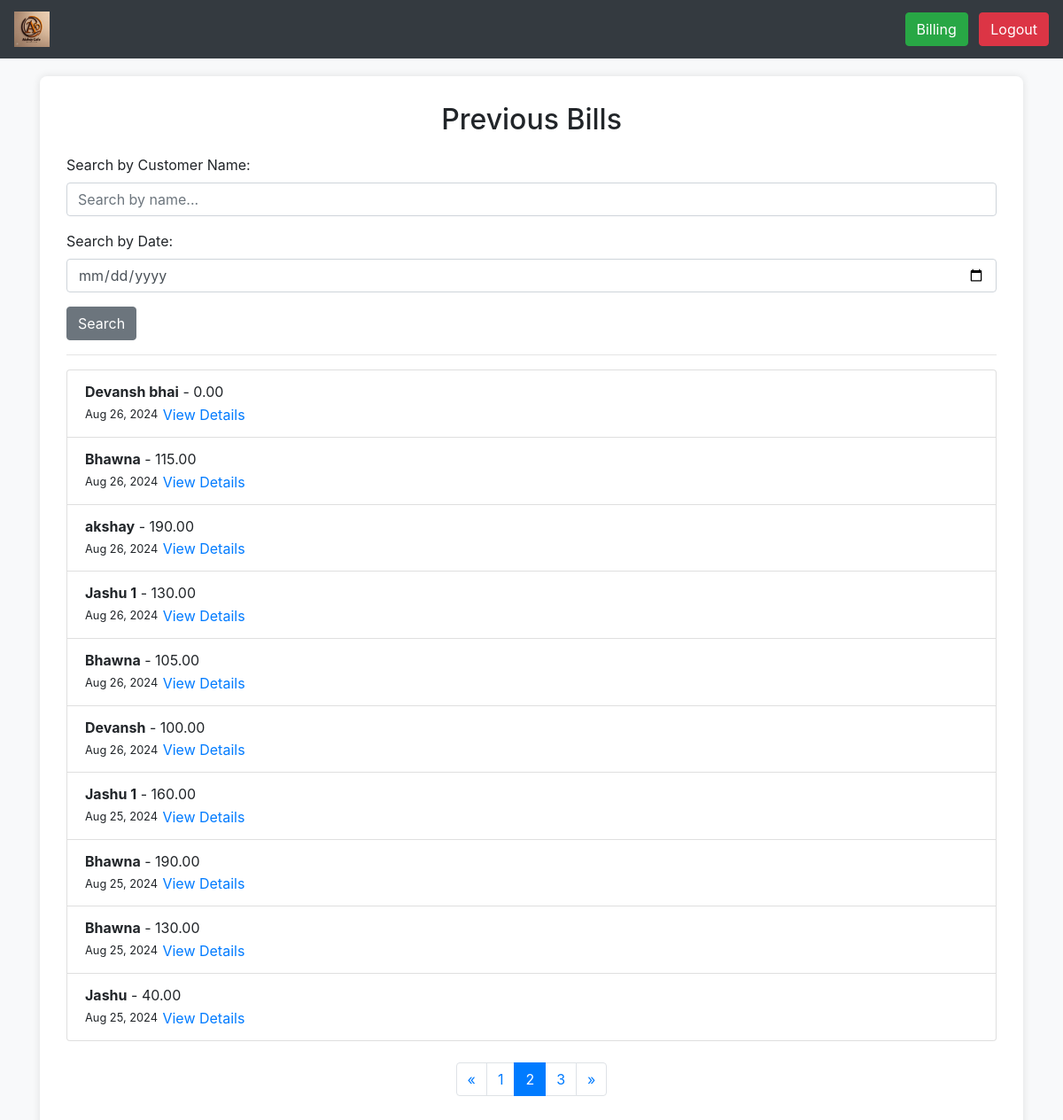
/previous_bills/?page=2 (signed in), run on the app's committed database.
### inventory/models.py (models this page shows, shortened)
class Bill(models.Model):
    customer_name = models.CharField(max_length=100)
    user = models.ForeignKey(User, on_delete=models.CASCADE)  # The staff who created the bill
    total_amount = models.DecimalField(max_digits=10, decimal_places=2)
    date_created = models.DateTimeField(auto_now_add=True)
    extra_items = models.TextField(blank=True, null=True)  # Field to describe extra items
    extra_amount = models.DecimalField(max_digits=10, decimal_places=2, default=0)  # Extra amount to be added to total

### inventory/views.py (the view, shortened to what this page needs)
# urls.py: path('previous_bills/', previous_bills, name='previous_bills'),
@login_required
def previous_bills(request):
    bills = Bill.objects.all().order_by('-date_created')
    search_query = request.GET.get('search')
    search_date_query = request.GET.get('search_date')
    paginator = Paginator(bills, 10)  # Show 10 bills per page
    page = request.GET.get('page')
    try:
        bills = paginator.page(page)
    except PageNotAnInteger:
        bills = paginator.page(1)  # If page is not an integer, deliver first page
    except EmptyPage:
        bills = paginator.page(paginator.num_pages)  # If page is out of range, deliver last page
    context = {
        'bills': bills,
    }
    return render(request, 'previous_bills.html', context)

### inventory/models.py (called while the page is built)
    def get_item_total(self):
        return self.item.price * self.quantity

### inventory/templates/previous_bills.html (shortened to what this page needs)
{% load static %}
<!DOCTYPE html>
<html lang="en">
<head>
    <link href="https://stackpath.bootstrapcdn.com/bootstrap/4.5.2/css/bootstrap.min.css" rel="stylesheet">
</head>
<body>
    <nav class="navbar navbar-expand-lg navbar-dark">
        <a class="navbar-brand">
            <img src="{% static 'logo.jpeg' %}" alt="Cafe Logo"  onclick="window.location.href='{% url 'home' %}'" height="40">
        </a>
        <div class="ml-auto">
            <button class="btn btn-success ml-2" onclick="window.location.href='{% url 'create_bill' %}'">Billing</button>
            <button class="btn btn-danger ml-2" onclick="window.location.href='{% url 'logout' %}'">Logout</button>
        </div>
    </nav>
    <div class="container">
        <div class="billing-container">
            <h2 class="text-center">Previous Bills</h2>
            <form method="GET" action="{% url 'previous_bills' %}">
                <div class="form-group">
                    <label for="search">Search by Customer Name:</label>
                    <input type="text" id="search" name="search" class="form-control" placeholder="Search by name...">
                </div>
                <div class="form-group">
                    <label for="search_date">Search by Date:</label>
                    <input type="date" id="search_date" name="search_date" class="form-control">
                </div>
                <button type="submit" class="btn btn-secondary">Search</button>
            </form>
            <hr>
            <ul class="list-group mt-3">
                {% for bill in bills %}
                    <li class="list-group-item">
                        <strong>{{ bill.customer_name }}</strong> - {{ bill.total_amount }}
                        <br>
                        <small>{{ bill.date_created|date:"M d, Y" }}</small>
                        <button class="btn btn-link p-0" type="button" data-toggle="collapse" data-target="#billDetails{{ bill.id }}" aria-expanded="false" aria-controls="billDetails{{ bill.id }}">
                            View Details
                        </button>
                    </li>
                {% empty %}
                    <li class="list-group-item">No bills found.</li>
                {% endfor %}
            </ul>
            <nav aria-label="Page navigation">
                <ul class="pagination justify-content-center mt-4">
                    {% if bills.has_previous %}
                        <li class="page-item">
                            <a class="page-link" href="?page={{ bills.previous_page_number }}" aria-label="Previous">
                                <span aria-hidden="true">&laquo;</span>
                            </a>
                        </li>
                    {% endif %}
                    {% for num in bills.paginator.page_range %}
                        <li class="page-item {% if bills.number == num %}active{% endif %}">
                            <a class="page-link" href="?page={{ num }}{% if request.GET.search %}&search={{ request.GET.search }}{% endif %}{% if request.GET.search_date %}&search_date={{ request.GET.search_date }}{% endif %}">{{ num }}</a>
                        </li>
                    {% endfor %}
                    {% if bills.has_next %}
                        <li class="page-item">
                            <a class="page-link" href="?page={{ bills.next_page_number }}" aria-label="Next">
                                <span aria-hidden="true">&raquo;</span>
                            </a>
                        </li>
                    {% endif %}
                </ul>
            </nav>
        </div>
    </div>
</body>
</html>

### inventory/templates/previous_bills.html (style rules this page uses)
body { background-color: #f8f9fa; }
.navbar { background-color: #343a40; color: white; }
.billing-container { background-color: white; padding: 30px; border-radius: 8px; box-shadow: 0 0 10px rgba(0, 0, 0, 0.1); margin-top: 20px; }
.billing-container h2 { margin-bottom: 20px; }

### data on the page
Bill: customer_name "Devansh bhai", total_amount "0.00", date_created "Aug 26, 2024"
Bill: customer_name "Bhawna", total_amount "115.00", date_created "Aug 26, 2024"
Bill: customer_name "akshay", total_amount "190.00", date_created "Aug 26, 2024"
Bill: customer_name "Jashu 1", total_amount "130.00", date_created "Aug 26, 2024"
Bill: customer_name "Bhawna", total_amount "105.00", date_created "Aug 26, 2024"
Bill: customer_name "Devansh", total_amount "100.00", date_created "Aug 26, 2024"
Bill: customer_name "Jashu 1", total_amount "160.00", date_created "Aug 25, 2024"
Bill: customer_name "Bhawna", total_amount "190.00", date_created "Aug 25, 2024"
Bill: customer_name "Bhawna", total_amount "130.00", date_created "Aug 25, 2024"
Bill: customer_name "Jashu", total_amount "40.00", date_created "Aug 25, 2024"

### other printed values
{{ num }} "1" "2" "3"
